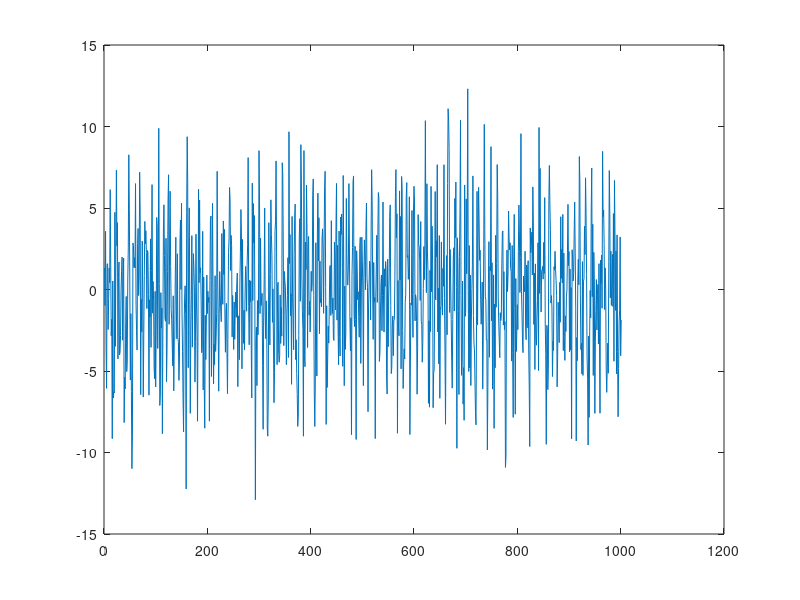

MATLAB code to generate this figure: (Note: this script raises an error after producing the figure.)
%% Amplitude
close all
fontsize = 18
tick_size = 12

t = [0:0.001:1]
f = sin(50*2*pi*t)+3*cos(87*2*pi*t)+2*sin(221*2*pi*t);
e = 3*randn(1,1001);
plot(f+e)
fig = figure
c = fftshift(fft(f+e));
plot_amplitude_spectrum(fft(f+e),1000)
hold on
h = plot([0,500],[0.51,0.51],'LineWidth',2)
ax = gca;
ax.FontSize = tick_size;
xlabel("$$\omega$$","Interpreter","latex","FontSize",fontsize)
ylabel("$$|\hat{f}(\omega)|$$","Interpreter","latex","FontSize",fontsize)
hold off

%%
close all
x = [0:0.001:1]
f = x.^2
e = 0.15*randn(size(f))
plot(f+e)
figure
plot_amplitude_spectrum(fft(f+e))
hold on
plot([0.042,0.042],[0,0.35],'LineWidth',2)
ax = gca;
ax.FontSize = tick_size;
xlabel("$$\omega$$","Interpreter","latex","FontSize",fontsize)
ylabel("$$|\hat{f}(\omega)|$$","Interpreter","latex","FontSize",fontsize)


%% WHITE NOISE SPECTRUM


%% Decay
close all
C = 100
p = 2

f = @(x) C*abs(x).^-p 
x = [0:500]

plot(x,f(x))
ylim([0,1])
xlim([0,500])
ax = gca;
ax.FontSize = tick_size;
xlabel("$$\omega$$","Interpreter","latex","FontSize",fontsize)
ylabel("$$|\hat{f}(\omega)|$$","Interpreter","latex","FontSize",fontsize)


%% SIN AND COS 
close all
x = linspace(0,1,1000);
f = sin(27*2*pi*x)+2*cos(57*2*pi*x)+3*sin(97*2*pi*x);
plot(f)
plot_amplitude_spectrum(fft(f),1000)
ax = gca;
ax.FontSize = tick_size;
xlabel("$$\omega$$","Interpreter","latex","FontSize",fontsize)
ylabel("$$|\hat{f}(\omega)|$$","Interpreter","latex","FontSize",fontsize)


